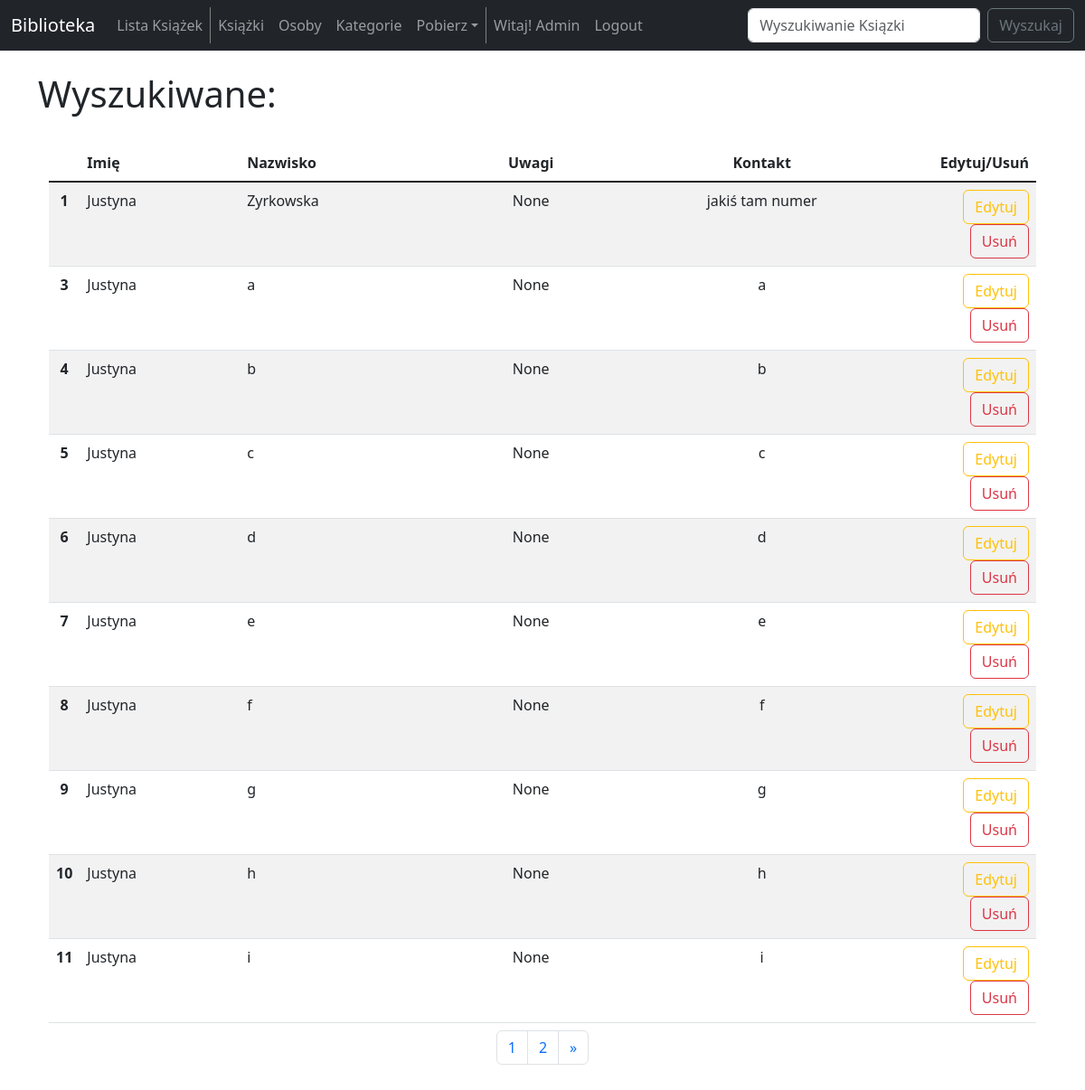
The page /search_peoples_admin/ (signed in) on the database its author committed.
### biblioteka_app/models.py (models this page shows, shortened)
class ListPeople(models.Model):
    first_name = models.CharField(max_length=100)
    last_name = models.CharField(max_length=200)
    note = models.CharField(max_length=200, null=True, blank=True)
    contact = models.CharField(max_length=200)

### biblioteka_app/views.py (the view)
# urls.py: path('search_peoples_admin/', views.search_people_admin, name='search-peoples-admin'),
def search_people_admin(request):
    if request.method == "POST":
        searched = request.POST['searched']
        request.session['searched'] = searched
    else:
        searched = request.session.get('searched', '')
    peoples = ListPeople.objects.filter(Q(first_name__icontains=searched) | Q(last_name__icontains=searched))
    p = Paginator(peoples, 10)
    page = request.GET.get('page')
    list_peoples = p.get_page(page)
    nums = "a" * list_peoples.paginator.num_pages
    return render(request, 'search_peoples_admin.html',
                {
                    'searched': searched,
                    'peoples': peoples,
                    'list_peoples': list_peoples,
                    'nums': nums,
                })

### biblioteka_app/templates/search_peoples_admin.html (shortened to what this page needs)
{% extends 'base.html' %}
{% block content %}
    {% if user.is_authenticated %}
        <div class="row">
            <div class="col-10">
                <h1>
                    Wyszukiwane: {{ searched }}
                </h1>
            </div>
        </div>
        <br/>
        <div class="container text-center">
            <div class="row">
                <div class="col-12">
                    {% if peoples %}
                        <table class="table table-striped">
                            <thead>
                                <tr>
                                    <th scope="col" width="2%"></th>
                                    <th scope="col" class="text-start">Imię</th>
                                    <th scope="col" class="text-start">Nazwisko</th>
                                    <th scope="col"> Uwagi</th>
                                    <th scope="col">Kontakt</th>
                                    <th scope="col" class="text-end" width="12%">Edytuj/Usuń</th>
                                </tr>
                            </thead>
                            <tbody class="table-group-divider">
                                {% for people in list_peoples %}
                                    <tr>
                                        <th scope="row">{{ people.id }}</th>
                                        <td class="text-start">{{ people.first_name }}</td>
                                        <td class="text-start">{{ people.last_name }}</td>
                                        <td>{{ people.note }}</td>
                                        <td>{{ people.contact }}</td>
                                        <td class="text-end">
                                            <a href="{% url 'update-people' people.id %}" class="btn btn-outline-warning">Edytuj</a>
                                            <a href="{% url 'delete-people' people.id %}" class="btn btn-outline-danger">Usuń</a>
                                        </td>
                                    </tr>
                                {% endfor %}
                            </tbody>
                            <caption>
                                <nav aria-label="Page navigation example">
                                    <ul class="pagination justify-content-center">
                                        {% for i in nums %}
                                            <li class="page-item">
                                                <a class="page-link" href="?page={{ forloop.counter }}">{{ forloop.counter }}</a>
                                            </li>
                                        {% endfor %}
                                        {% if list_peoples.has_next %}
                                            <li class="page-item">
                                                <a class="page-link" href="?page={{ list_peoples.paginator.num_pages }}">&raquo</a>
                                            </li>
                                        {% endif %}
                                    </ul>
                                </nav>
                            </caption>
                        </table>
                    {% else %}
                        Nie znaleziono takiej osoby: {{ searched }}
                    {% endif %}
                </div>
            </div>
        </div>
    {% else %}
        <h3>
            Wybacz, ale musisz być zalogowany, aby wejść na tą stronę.
        </h3>
        <a href="{% url 'login' %}"> Zaloguj się</a>
    {% endif %}
{% endblock  %}

### biblioteka_app/templates/navbar.html (shortened to what this page needs)
<nav class="navbar navbar-expand-lg navbar-dark bg-dark">
    <div class="container-fluid">
        <a class="navbar-brand" href="{% url 'home' %}">Biblioteka</a>
        <div class="collapse navbar-collapse" id="navbarSupportedContent">
            <ul class="navbar-nav me-auto mb-2 mb-lg-0">
            <li class="nav-item">
                <a class="nav-link" href="{% url 'book-list' %}">Lista Książek</a>
            </li>
            {% if user.is_authenticated %}
            <li class="nav-item">
                <a class="nav-link" href="{% url 'admin-books-list' %}">Książki</a>
            </li>
            <li class="nav-item">
                <a class="nav-link" href="{% url 'peoples-list' %}">Osoby</a>
            </li>
            <li class="nav-item">
                <a class="nav-link" href="{% url 'categories-list' %}">Kategorie</a>
            </li>
            <li class="nav-item dropdown">
                <a class="nav-link dropdown-toggle" role="button" data-bs-toggle="dropdown">Pobierz</a>
            </li>
            <li class="nav-item">
                <a class="nav-link" href="{% url 'user-web' %}">Witaj! {{ user.username|capfirst }}</a>
            </li>
            <li class="nav-item">
                <a class="nav-link" href="{% url 'logout' %}">Logout</a>
            </li>
            {% else %}
            <li class="nav-item">
                <a class="nav-link" href="{% url 'login' %}">Login</a>
            </li>
            {% endif %}
            </ul>
            <form class="d-flex" method=POST action="{% url 'search-main' %}" role="search">
                <input class="form-control me-2" type="search" placeholder="Wyszukiwanie Ksiązki" aria-label="Search" name="searched">
                <button class="btn btn-outline-secondary" type="submit">Wyszukaj</button>
            </form>
        </div>
    </div>
</nav>

### rows shown on the page
ListPeople: id "1", first_name "Justyna", last_name "Zyrkowska", note "None", contact "jakiś tam numer"
ListPeople: id "3", first_name "Justyna", last_name "a", note "None", contact "a"
ListPeople: id "4", first_name "Justyna", last_name "b", note "None", contact "b"
ListPeople: id "5", first_name "Justyna", last_name "c", note "None", contact "c"
ListPeople: id "6", first_name "Justyna", last_name "d", note "None", contact "d"
ListPeople: id "7", first_name "Justyna", last_name "e", note "None", contact "e"
ListPeople: id "8", first_name "Justyna", last_name "f", note "None", contact "f"
ListPeople: id "9", first_name "Justyna", last_name "g", note "None", contact "g"
ListPeople: id "10", first_name "Justyna", last_name "h", note "None", contact "h"
ListPeople: id "11", first_name "Justyna", last_name "i", note "None", contact "i"

### other values the page prints
{{ user.username|capfirst }} "Admin"
